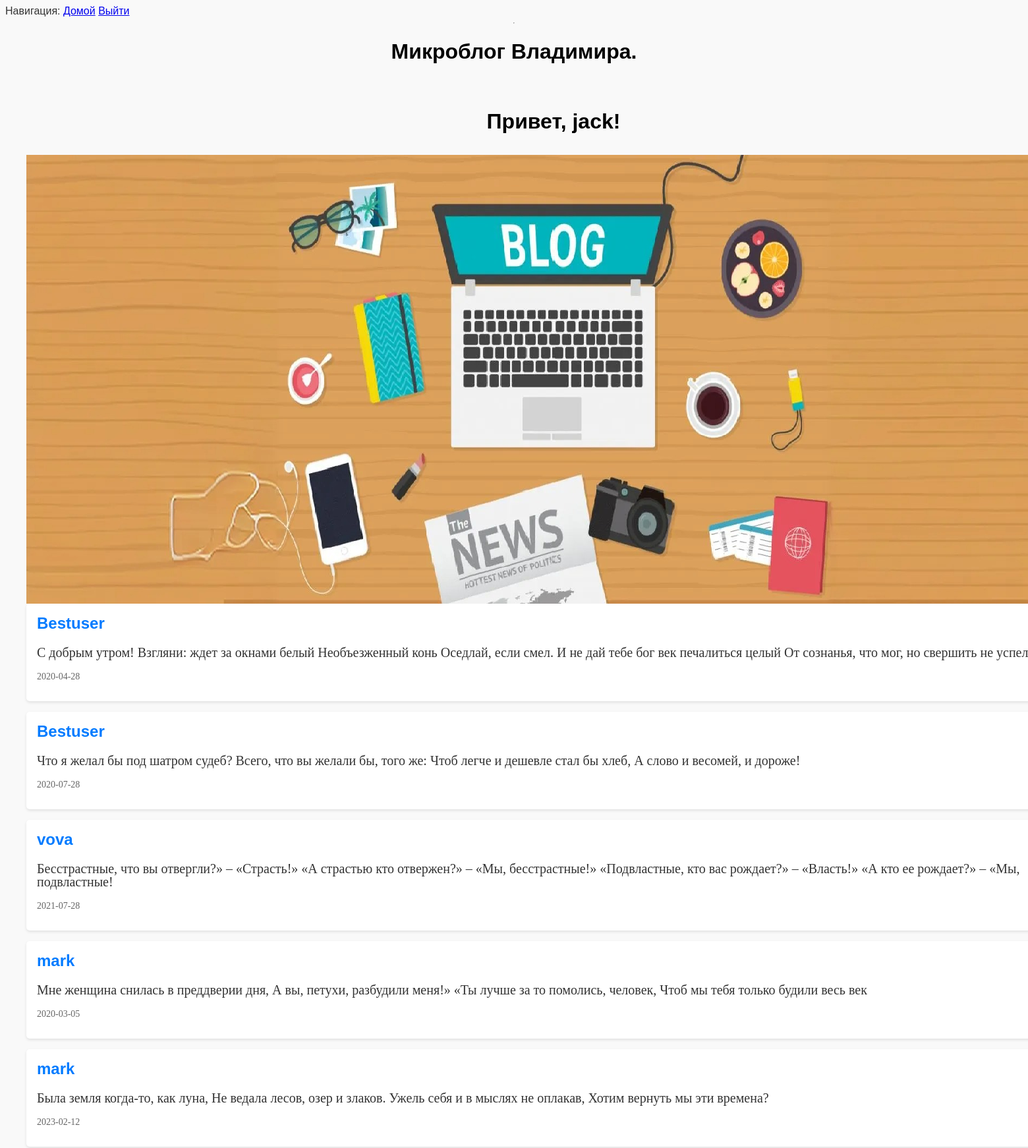
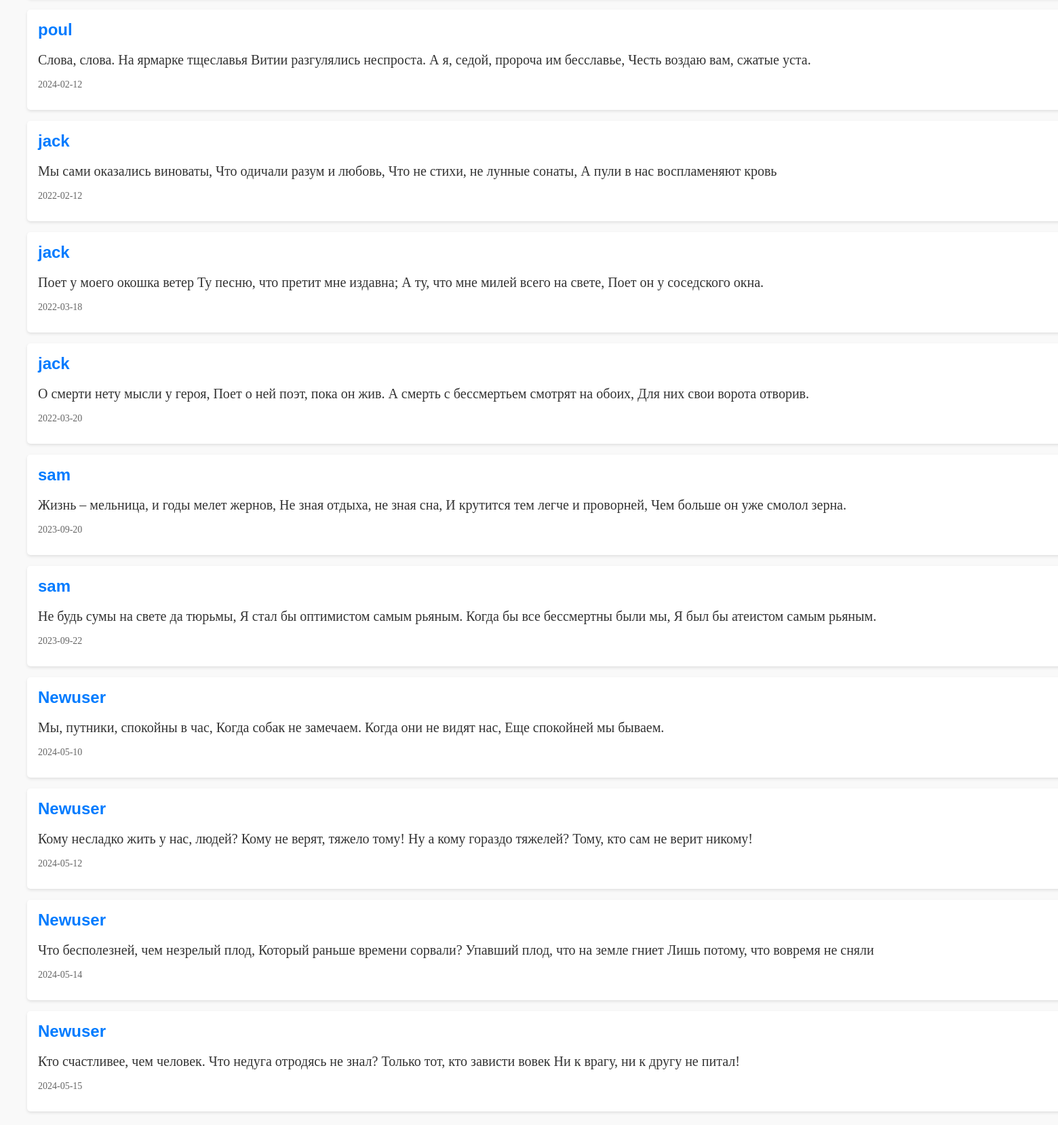
The page /index (signed in, upper part) on the database its author committed (2 pictures, top to bottom).
### app/models.py (models this page shows, shortened)
class User(UserMixin, db.Model):
    id = db.Column(db.Integer, primary_key=True)
    username = db.Column(db.String(80), unique=True, nullable=False)
    email = db.Column(db.String(120), unique=True, nullable=False)
    password_hash = db.Column(db.String(128), nullable=False)

class Post(db.Model):
    id = db.Column(db.Integer, primary_key=True)
    title = db.Column(db.String(120), nullable=False)
    text = db.Column(db.Text, nullable=False)
    date = db.Column(db.Text, nullable=False)
    user_id = db.Column(db.Integer, db.ForeignKey('user.id'), nullable=False)
    user = db.relationship('User', backref=db.backref('posts', lazy=True))

### app/routes.py (the view)
@app.route('/')
@app.route('/index')
@login_required
def index():
    app.logger.info('Проверка')
    user = {'username': 'User'}
    posts = Post.query.all()
    return render_template('index.html',
                           title='Home',
                           user=user,
                           posts=posts)

### app/models.py (called while the page is built)
@login.user_loader
def load_user(id):
    return db.session.get(User, int(id))

### app/templates/index.html (shortened to what this page needs)
{% extends "base.html" %}
{% block content %}
    <h1>Привет, {{ current_user.username }}!</h1>
    <section class="posts">
        <img  src="{{ url_for('static', filename='images/i3.png') }}">
        {% for post in posts %}
            <article class="post">
                <h2>{{ post.title }} </h2>
                <p>{{ post.text }} </p>
                <p class="post-meta">{{ post.date }}</p>
            </article>
        {% endfor %}
{% endblock %}

### app/templates/base.html (shortened to what this page needs)
<doctype html>
  <html>
      <head>
          <link rel="stylesheet" type="text/css" href="{{ url_for('static', filename='css/style.css') }}">
      </head>
      <body>
        <div class="wrapper">
        <div>Навигация:
            <a href="/index">Домой</a>
            {% if current_user.is_anonymous %}
                <a href="/login">Войти</a>
            {% else %}
                <a href="/logout">Выйти</a>
            {% endif %}
        </div>
        <hr>
          <header>
              <h1>Микроблог Владимира.</h1>
          </header>
          <main>
            {% block content %}{% endblock %}
          </main>
          </div>
      </body>
  </html>
</doctype>

### app/static/css/style.css (style rules this page uses)
body { background-color: #f9f9f9; color: #333; font-family: "Arial", sans-serif }
h1 { color: black; text-align: center; }
p { font-family: Times New Roman; font-size: 20px; }
header { padding: 1rem 0; text-align: center; }
header h1 { margin: 0; font-size: 2rem; }
main { flex: 1; padding: 2rem; max-width: 1600px; margin: 0 auto; }
.wrapper { display: flex; flex-direction: column; min-height: 100vh; }
.posts { margin: 2rem 0; }
.post { background-color: #fff; padding: 1rem; margin-bottom: 1rem; border-radius: 5px; box-shadow: 0 2px 4px rgba(0, 0, 0, 0.1) }
.post h2 { margin-top: 0; font-size: 1.5rem; color: #007BFF; }
.post p { line-height: 1.0; }
.post-meta { font-size: 0.875rem; color: #666; margin-top: 1rem; }

### rows shown on the page
User: username "jack"
Post: title "Bestuser", text "С добрым утром! Взгляни: ждет за окнами белый Необъезженный конь Оседлай, если смел. И не дай тебе бог век печалиться целый От сознанья, что мог, но свершить не…", date "2020-04-28"
Post: title "Bestuser", text "Что я желал бы под шатром судеб? Всего, что вы желали бы, того же: Чтоб легче и дешевле стал бы хлеб, А слово и весомей, и дороже!", date "2020-07-28"
Post: title "vova", text "Бесстрастные, что вы отвергли?» – «Страсть!» «А страстью кто отвержен?» – «Мы, бесстрастные!» «Подвластные, кто вас рождает?» – «Власть!» «А кто ее рождает?» – «Мы, подвластные!", date "2021-07-28"
Post: title "mark", text "Мне женщина снилась в преддверии дня, А вы, петухи, разбудили меня!» «Ты лучше за то помолись, человек, Чтоб мы тебя только будили весь век", date "2020-03-05"
Post: title "mark", text "Была земля когда-то, как луна, Не ведала лесов, озер и злаков. Ужель себя и в мыслях не оплакав, Хотим вернуть мы эти времена?", date "2023-02-12"
Post: title "poul", text "Слова, слова. На ярмарке тщеславья Витии разгулялись неспроста. А я, седой, пророча им бесславье, Честь воздаю вам, сжатые уста.", date "2024-02-12"
Post: title "jack", text "Мы сами оказались виноваты, Что одичали разум и любовь, Что не стихи, не лунные сонаты, А пули в нас воспламеняют кровь", date "2022-02-12"
Post: title "jack", text "Поет у моего окошка ветер Ту песню, что претит мне издавна; А ту, что мне милей всего на свете, Поет он у соседского окна.", date "2022-03-18"
Post: title "jack", text "О смерти нету мысли у героя, Поет о ней поэт, пока он жив. А смерть с бессмертьем смотрят на обоих, Для них свои ворота отворив.", date "2022-03-20"
Post: title "sam", text "Жизнь – мельница, и годы мелет жернов, Не зная отдыха, не зная сна, И крутится тем легче и проворней, Чем больше он уже смолол зерна.", date "2023-09-20"
Post: title "sam", text "Не будь сумы на свете да тюрьмы, Я стал бы оптимистом самым рьяным. Когда бы все бессмертны были мы, Я был бы атеистом самым рьяным.", date "2023-09-22"
Post: title "Newuser", text "Мы, путники, спокойны в час, Когда собак не замечаем. Когда они не видят нас, Еще спокойней мы бываем.", date "2024-05-10"
Post: title "Newuser", text "Кому несладко жить у нас, людей? Кому не верят, тяжело тому! Ну а кому гораздо тяжелей? Тому, кто сам не верит никому!", date "2024-05-12"
Post: title "Newuser", text "Что бесполезней, чем незрелый плод, Который раньше времени сорвали? Упавший плод, что на земле гниет Лишь потому, что вовремя не сняли", date "2024-05-14"
Post: title "Newuser", text "Кто счастливее, чем человек. Что недуга отродясь не знал? Только тот, кто зависти вовек Ни к врагу, ни к другу не питал!", date "2024-05-15"
